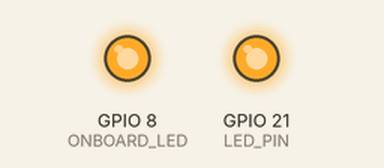
The program below on a simulated ESP32-C3. Shown: output pins drawn as LEDs (lit = HIGH).

Above: at 0.1 s.
Timing chart, 0 to 1.6 s (numbered marks = the images above):
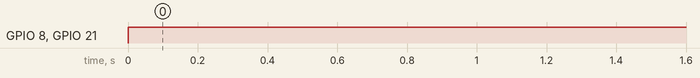

Measured:
- by itself, GPIO 8 (ONBOARD_LED), GPIO 21 (LED_PIN): LOW → HIGH at 0.00 s

The program:

main.cpp
```cpp
#include <Arduino.h>
#include <soc/gpio_reg.h>

#define LED_PIN     21
#define ONBOARD_LED 8
#define NUM_LEDS    48

// Adjust brightness (0–255) and hold interval (in milliseconds)
uint8_t  brightness = 20;
uint32_t intervalMs = 5000;  // 5000 ms = 5 seconds per step

// 800 kHz WS2812B timing at 160 MHz (1 cycle = 6.25 ns)
#define T0H_CYCLES  56   // ~350 ns HIGH for '0'
#define T0L_CYCLES  144  // ~900 ns LOW  for '0'
#define T1H_CYCLES  120  // ~750 ns HIGH for '1'
#define T1L_CYCLES  80   // ~500 ns LOW  for '1'

struct RGB {
  uint8_t r;
  uint8_t g;
  uint8_t b;
};

const RGB colors[] = {
  {  0, 255,   0},  // Green (starts immediately on boot)
  {  0,   0, 255},  // Blue
  {  0, 180, 255},  // Cyan
  {255, 160,   0},  // Yellow
  {255,  65,   0},  // Amber / Orange
  {160,   0, 255},  // Purple / Violet
  {255,   0, 110},  // Magenta / Pink
  {255, 180,  90},  // Warm White
  {255, 255, 255},  // Cool White
  {255,   0,   0}   // Red
};

const int NUM_COLORS = sizeof(colors) / sizeof(colors[0]);

portMUX_TYPE timingMux = portMUX_INITIALIZER_UNLOCKED;

static inline void waitCycles(uint32_t start, uint32_t cycles) {
  while ((esp_cpu_get_ccount() - start) < cycles) {}
}

void IRAM_ATTR sendByte(uint8_t b) {
  for (int bit = 7; bit >= 0; bit--) {
    uint32_t start = esp_cpu_get_ccount();
    REG_WRITE(GPIO_OUT_W1TS_REG, (1 << LED_PIN));  // HIGH
    if (b & (1 << bit)) {
      waitCycles(start, T1H_CYCLES);
      REG_WRITE(GPIO_OUT_W1TC_REG, (1 << LED_PIN));  // LOW
      waitCycles(start, T1H_CYCLES + T1L_CYCLES);
    } else {
      waitCycles(start, T0H_CYCLES);
      REG_WRITE(GPIO_OUT_W1TC_REG, (1 << LED_PIN));  // LOW
      waitCycles(start, T0H_CYCLES + T0L_CYCLES);
    }
  }
}

void IRAM_ATTR setColor(uint8_t r, uint8_t g, uint8_t b, uint8_t level) {
  uint8_t scaledG = (g * level) / 255;
  uint8_t scaledR = (r * level) / 255;
  uint8_t scaledB = (b * level) / 255;

  portENTER_CRITICAL(&timingMux);
  for (int i = 0; i < NUM_LEDS; i++) {
    sendByte(scaledG);  // WS2812B expects Green first
    sendByte(scaledR);  // Red second
    sendByte(scaledB);  // Blue third
  }
  portEXIT_CRITICAL(&timingMux);
  delayMicroseconds(300);  // Latch frame
}

void setup() {
  pinMode(ONBOARD_LED, OUTPUT);
  digitalWrite(ONBOARD_LED, LOW);

  pinMode(LED_PIN, OUTPUT);         // Reclaim GPIO 21 from UART0 TX
  digitalWrite(LED_PIN, LOW);
  delayMicroseconds(300);           // Mandatory LOW reset before first frame
}

void loop() {
  for (int i = 0; i < NUM_COLORS; i++) {
    digitalWrite(ONBOARD_LED, !digitalRead(ONBOARD_LED));  // Toggle onboard blue LED each step
    setColor(colors[i].r, colors[i].g, colors[i].b, brightness);
    delay(intervalMs);
  }
}
```
